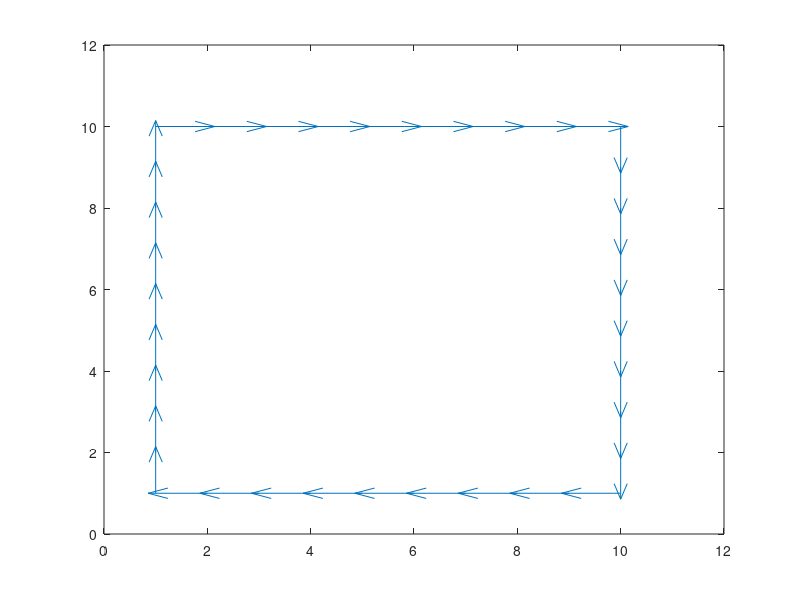
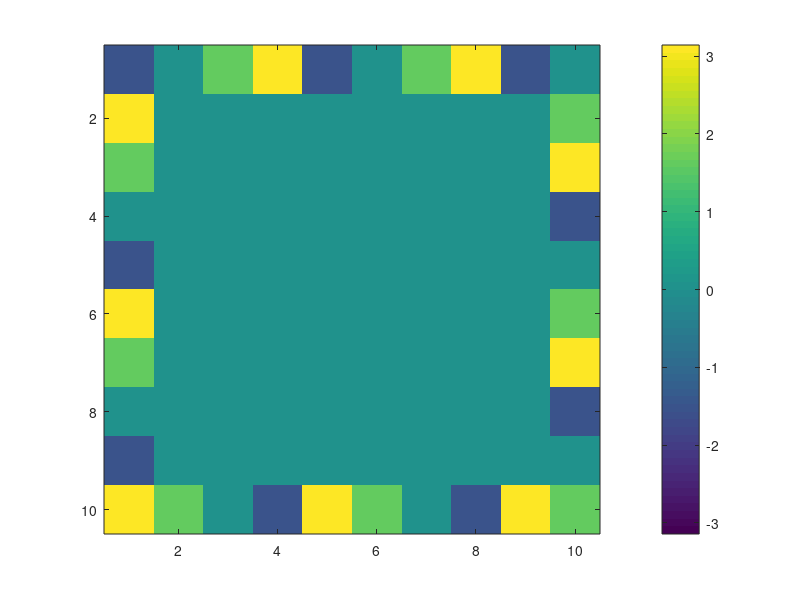
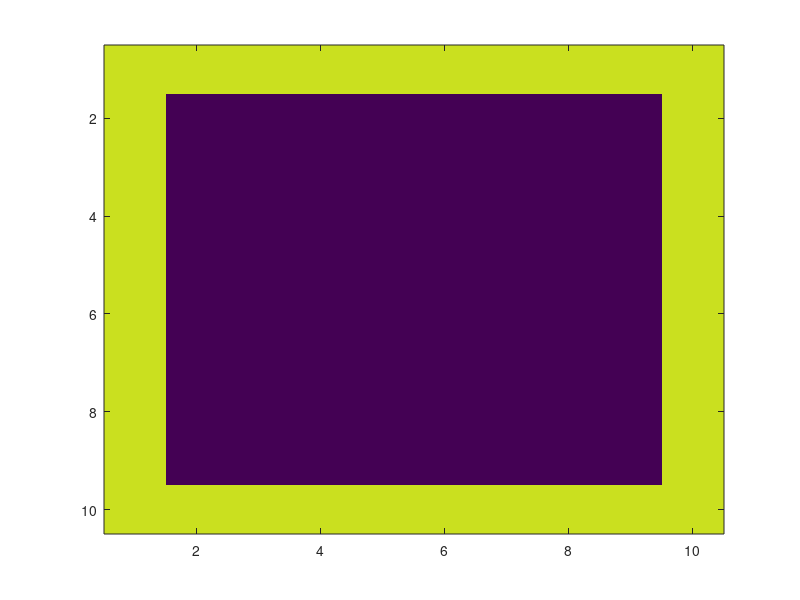
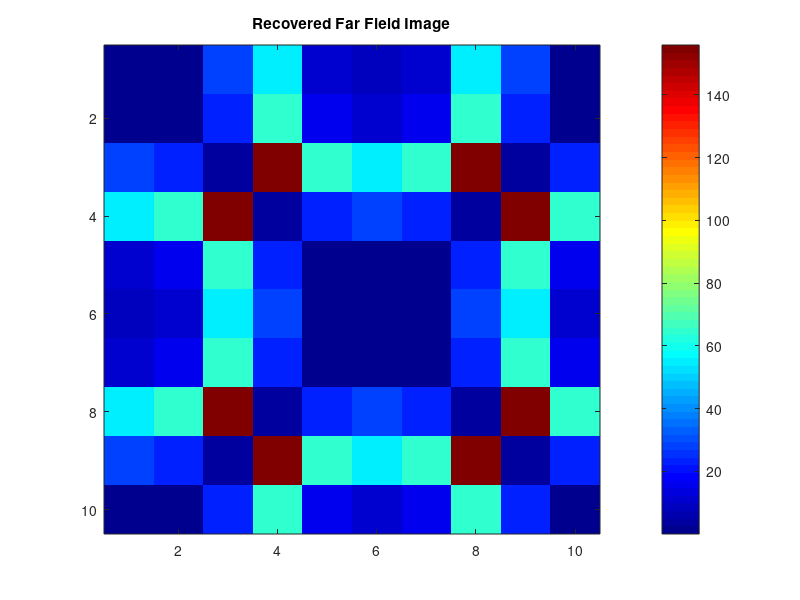

Recreate these plots in MATLAB, in order.
clc
close all
clear all
%% A letter map
A = [0,0,0,0,0,0,0,0,0,0,0,0,0,0,0,0,0,0,0,0;0,0,0,0,0,0,0,0,0,0,0,0,0,0,0,0,0,0,0,0;0,0,0,0,0,0,0,0,0,0,0,0,0,0,0,0,0,0,0,0;0,0,0,0,0,0,0,0,1,1,1,1,0,0,0,0,0,0,0,0;0,0,0,0,0,0,0,1,1,1,1,1,1,0,0,0,0,0,0,0;0,0,0,0,0,0,1,1,0,0,0,0,1,1,0,0,0,0,0,0;0,0,0,0,0,1,1,0,0,0,0,0,0,1,1,0,0,0,0,0;0,0,0,0,1,1,0,0,0,0,0,0,0,0,1,1,0,0,0,0;0,0,0,0,1,1,0,0,0,0,0,0,0,0,1,1,0,0,0,0;0,0,0,0,1,1,0,0,0,0,0,0,0,0,1,1,0,0,0,0;0,0,0,0,1,1,0,0,0,0,0,0,0,0,1,1,0,0,0,0;0,0,0,0,1,1,0,0,0,0,0,0,0,0,1,1,0,0,0,0;0,0,0,0,1,1,1,1,1,1,1,1,1,1,1,1,0,0,0,0;0,0,0,0,1,1,0,0,0,0,0,0,0,0,1,1,0,0,0,0;0,0,0,0,1,1,0,0,0,0,0,0,0,0,1,1,0,0,0,0;0,0,0,0,1,1,0,0,0,0,0,0,0,0,1,1,0,0,0,0;0,0,0,0,1,1,0,0,0,0,0,0,0,0,1,1,0,0,0,0;0,0,0,0,0,0,0,0,0,0,0,0,0,0,0,0,0,0,0,0;0,0,0,0,0,0,0,0,0,0,0,0,0,0,0,0,0,0,0,0;0,0,0,0,0,0,0,0,0,0,0,0,0,0,0,0,0,0,0,0;0,0,0,0,0,0,0,0,0,0,0,0,0,0,0,0,0,0,0,0];

%% A map 40 by 40

A40 = [0,0,0,0,0,0,0,0,0,0,0,0,0,0,0,0,0,0,0,0,0,0,0,0,0,0,0,0,0,0,0,0,0,0,0,0,0,0,0,0;0,0,0,0,0,0,0,0,0,0,0,0,0,0,0,0,0,0,0,0,0,0,0,0,0,0,0,0,0,0,0,0,0,0,0,0,0,0,0,0;0,0,0,0,0,0,0,0,0,0,0,0,0,0,0,0,0,0,0,0,0,0,0,0,0,0,0,0,0,0,0,0,0,0,0,0,0,0,0,0;0,0,0,0,0,0,0,0,0,0,0,0,0,0,0,0,0,0,0,0,0,0,0,0,0,0,0,0,0,0,0,0,0,0,0,0,0,0,0,0;0,0,0,0,0,0,0,0,0,0,0,0,0,1,1,1,1,1,1,1,1,1,1,1,1,1,1,0,0,0,0,0,0,0,0,0,0,0,0,0;0,0,0,0,0,0,0,0,0,0,0,0,1,1,1,1,1,1,1,1,1,1,1,1,1,1,1,1,0,0,0,0,0,0,0,0,0,0,0,0;0,0,0,0,0,0,0,0,0,0,0,1,1,1,1,1,1,1,1,1,1,1,1,1,1,1,1,1,1,0,0,0,0,0,0,0,0,0,0,0;0,0,0,0,0,0,0,0,0,0,0,1,1,1,1,0,0,0,0,0,0,0,0,0,0,1,1,1,1,0,0,0,0,0,0,0,0,0,0,0;0,0,0,0,0,0,0,0,0,0,1,1,1,1,0,0,0,0,0,0,0,0,0,0,0,0,1,1,1,1,0,0,0,0,0,0,0,0,0,0;0,0,0,0,0,0,0,0,0,0,1,1,1,1,0,0,0,0,0,0,0,0,0,0,0,0,1,1,1,1,0,0,0,0,0,0,0,0,0,0;0,0,0,0,0,0,0,0,0,1,1,1,1,0,0,0,0,0,0,0,0,0,0,0,0,0,0,1,1,1,1,0,0,0,0,0,0,0,0,0;0,0,0,0,0,0,0,0,0,1,1,1,1,0,0,0,0,0,0,0,0,0,0,0,0,0,0,1,1,1,1,0,0,0,0,0,0,0,0,0;0,0,0,0,0,0,0,0,1,1,1,1,0,0,0,0,0,0,0,0,0,0,0,0,0,0,0,0,1,1,1,1,0,0,0,0,0,0,0,0;0,0,0,0,0,0,0,0,1,1,1,1,0,0,0,0,0,0,0,0,0,0,0,0,0,0,0,0,1,1,1,1,0,0,0,0,0,0,0,0;0,0,0,0,0,0,0,1,1,1,1,0,0,0,0,0,0,0,0,0,0,0,0,0,0,0,0,0,0,1,1,1,1,0,0,0,0,0,0,0;0,0,0,0,0,0,0,1,1,1,1,0,0,0,0,0,0,0,0,0,0,0,0,0,0,0,0,0,0,1,1,1,1,0,0,0,0,0,0,0;0,0,0,0,0,0,1,1,1,1,0,0,0,0,0,0,0,0,0,0,0,0,0,0,0,0,0,0,0,0,1,1,1,1,0,0,0,0,0,0;0,0,0,0,0,0,1,1,1,1,0,0,0,0,0,0,0,0,0,0,0,0,0,0,0,0,0,0,0,0,1,1,1,1,0,0,0,0,0,0;0,0,0,0,0,0,1,1,1,1,0,0,0,0,0,0,0,0,0,0,0,0,0,0,0,0,0,0,0,0,1,1,1,1,0,0,0,0,0,0;0,0,0,0,0,0,1,1,1,1,0,0,0,0,0,0,0,0,0,0,0,0,0,0,0,0,0,0,0,0,1,1,1,1,0,0,0,0,0,0;0,0,0,0,0,0,1,1,1,1,0,0,0,0,0,0,0,0,0,0,0,0,0,0,0,0,0,0,0,0,1,1,1,1,0,0,0,0,0,0;0,0,0,0,0,0,1,1,1,1,0,0,0,0,0,0,0,0,0,0,0,0,0,0,0,0,0,0,0,0,1,1,1,1,0,0,0,0,0,0;0,0,0,0,0,0,1,1,1,1,0,0,0,0,0,0,0,0,0,0,0,0,0,0,0,0,0,0,0,0,1,1,1,1,0,0,0,0,0,0;0,0,0,0,0,0,1,1,1,1,1,1,1,1,1,1,1,1,1,1,1,1,1,1,1,1,1,1,1,1,1,1,1,1,0,0,0,0,0,0;0,0,0,0,0,0,1,1,1,1,1,1,1,1,1,1,1,1,1,1,1,1,1,1,1,1,1,1,1,1,1,1,1,1,0,0,0,0,0,0;0,0,0,0,0,0,1,1,1,1,1,1,1,1,1,1,1,1,1,1,1,1,1,1,1,1,1,1,1,1,1,1,1,1,0,0,0,0,0,0;0,0,0,0,0,0,1,1,1,1,0,0,0,0,0,0,0,0,0,0,0,0,0,0,0,0,0,0,0,0,1,1,1,1,0,0,0,0,0,0;0,0,0,0,0,0,1,1,1,1,0,0,0,0,0,0,0,0,0,0,0,0,0,0,0,0,0,0,0,0,1,1,1,1,0,0,0,0,0,0;0,0,0,0,0,0,1,1,1,1,0,0,0,0,0,0,0,0,0,0,0,0,0,0,0,0,0,0,0,0,1,1,1,1,0,0,0,0,0,0;0,0,0,0,0,0,1,1,1,1,0,0,0,0,0,0,0,0,0,0,0,0,0,0,0,0,0,0,0,0,1,1,1,1,0,0,0,0,0,0;0,0,0,0,0,0,1,1,1,1,0,0,0,0,0,0,0,0,0,0,0,0,0,0,0,0,0,0,0,0,1,1,1,1,0,0,0,0,0,0;0,0,0,0,0,0,1,1,1,1,0,0,0,0,0,0,0,0,0,0,0,0,0,0,0,0,0,0,0,0,1,1,1,1,0,0,0,0,0,0;0,0,0,0,0,0,1,1,1,1,0,0,0,0,0,0,0,0,0,0,0,0,0,0,0,0,0,0,0,0,1,1,1,1,0,0,0,0,0,0;0,0,0,0,0,0,1,1,1,1,0,0,0,0,0,0,0,0,0,0,0,0,0,0,0,0,0,0,0,0,1,1,1,1,0,0,0,0,0,0;0,0,0,0,0,0,1,1,1,1,0,0,0,0,0,0,0,0,0,0,0,0,0,0,0,0,0,0,0,0,1,1,1,1,0,0,0,0,0,0;0,0,0,0,0,0,0,0,0,0,0,0,0,0,0,0,0,0,0,0,0,0,0,0,0,0,0,0,0,0,0,0,0,0,0,0,0,0,0,0;0,0,0,0,0,0,0,0,0,0,0,0,0,0,0,0,0,0,0,0,0,0,0,0,0,0,0,0,0,0,0,0,0,0,0,0,0,0,0,0;0,0,0,0,0,0,0,0,0,0,0,0,0,0,0,0,0,0,0,0,0,0,0,0,0,0,0,0,0,0,0,0,0,0,0,0,0,0,0,0;0,0,0,0,0,0,0,0,0,0,0,0,0,0,0,0,0,0,0,0,0,0,0,0,0,0,0,0,0,0,0,0,0,0,0,0,0,0,0,0;0,0,0,0,0,0,0,0,0,0,0,0,0,0,0,0,0,0,0,0,0,0,0,0,0,0,0,0,0,0,0,0,0,0,0,0,0,0,0,0];

%% B letter map
B = [0,0,0,0,0,0,0,0,0,0,0,0,0,0,0,0,0,0,0,0;0,0,0,0,0,0,0,0,0,0,0,0,0,0,0,0,0,0,0,0;0,0,0,0,0,0,0,0,0,0,0,0,0,0,0,0,0,0,0,0;0,0,0,0,1,1,1,1,1,1,1,1,1,0,0,0,0,0,0,0;0,0,0,0,1,1,1,1,1,1,1,1,1,1,0,0,0,0,0,0;0,0,0,0,1,1,0,0,0,0,0,0,0,1,1,0,0,0,0,0;0,0,0,0,1,1,0,0,0,0,0,0,0,1,1,0,0,0,0,0;0,0,0,0,1,1,0,0,0,0,0,0,0,1,1,0,0,0,0,0;0,0,0,0,1,1,0,0,0,0,0,0,0,1,1,0,0,0,0,0;0,0,0,0,1,1,1,1,1,1,1,1,1,1,0,0,0,0,0,0;0,0,0,0,1,1,1,1,1,1,1,1,1,1,0,0,0,0,0,0;0,0,0,0,1,1,0,0,0,0,0,0,0,1,1,0,0,0,0,0;0,0,0,0,1,1,0,0,0,0,0,0,0,1,1,0,0,0,0,0;0,0,0,0,1,1,0,0,0,0,0,0,0,1,1,0,0,0,0,0;0,0,0,0,1,1,0,0,0,0,0,0,0,1,1,0,0,0,0,0;0,0,0,0,1,1,1,1,1,1,1,1,1,1,0,0,0,0,0,0;0,0,0,0,1,1,1,1,1,1,1,1,1,0,0,0,0,0,0,0;0,0,0,0,0,0,0,0,0,0,0,0,0,0,0,0,0,0,0,0;0,0,0,0,0,0,0,0,0,0,0,0,0,0,0,0,0,0,0,0;0,0,0,0,0,0,0,0,0,0,0,0,0,0,0,0,0,0,0,0;0,0,0,0,0,0,0,0,0,0,0,0,0,0,0,0,0,0,0,0];

%% C letter map
C = [0,0,0,0,0,0,0,0,0,0,0,0,0,0,0,0,0,0,0,0;0,0,0,0,0,0,0,0,0,0,0,0,0,0,0,0,0,0,0,0;0,0,0,0,0,0,0,0,0,0,0,0,0,0,0,0,0,0,0,0;0,0,0,0,0,0,1,1,1,1,1,1,1,0,0,0,0,0,0,0;0,0,0,0,0,1,1,1,1,1,1,1,1,1,0,0,0,0,0,0;0,0,0,0,1,1,0,0,0,0,0,0,0,1,1,0,0,0,0,0;0,0,0,1,1,0,0,0,0,0,0,0,0,1,1,0,0,0,0,0;0,0,0,1,1,0,0,0,0,0,0,0,0,0,0,0,0,0,0,0;0,0,0,1,1,0,0,0,0,0,0,0,0,0,0,0,0,0,0,0;0,0,0,1,1,0,0,0,0,0,0,0,0,0,0,0,0,0,0,0;0,0,0,1,1,0,0,0,0,0,0,0,0,0,0,0,0,0,0,0;0,0,0,1,1,0,0,0,0,0,0,0,0,0,0,0,0,0,0,0;0,0,0,1,1,0,0,0,0,0,0,0,0,0,0,0,0,0,0,0;0,0,0,1,1,1,0,0,0,0,0,0,0,0,0,0,0,0,0,0;0,0,0,0,1,1,0,0,0,0,0,0,0,1,1,0,0,0,0,0;0,0,0,0,0,1,1,1,1,1,1,1,1,1,0,0,0,0,0,0;0,0,0,0,0,0,1,1,1,1,1,1,1,0,0,0,0,0,0,0;0,0,0,0,0,0,0,0,0,0,0,0,0,0,0,0,0,0,0,0;0,0,0,0,0,0,0,0,0,0,0,0,0,0,0,0,0,0,0,0;0,0,0,0,0,0,0,0,0,0,0,0,0,0,0,0,0,0,0,0;0,0,0,0,0,0,0,0,0,0,0,0,0,0,0,0,0,0,0,0];

codes = [1,1,1,2,1,1,1,2,1,1,1,1,1,1,2,1,2,1,1,2;3,2,4,2,3,2,4,2,3,2,4,4,4,4,2,3,1,3,2,4;3,2,3,2,3,2,3,1,3,1,1,1,2,3,2,3,4,4,1,2;3,2,3,2,3,4,3,4,2,4,4,4,2,3,2,1,2,3,2,4;3,2,3,1,1,1,1,3,1,2,1,3,2,3,2,3,2,3,1,2;3,2,3,2,4,4,4,2,4,2,3,4,2,3,2,3,2,3,0,2;3,2,3,2,1,2,3,2,3,2,1,3,2,3,2,3,2,3,4,2;3,2,3,2,3,2,3,2,3,2,3,4,4,3,2,3,1,1,3,2;3,2,3,2,3,2,3,2,3,1,1,1,2,3,2,3,2,4,2,4;3,2,3,2,3,2,3,4,3,4,2,4,2,3,2,3,2,3,1,2;3,2,3,2,3,1,2,1,2,3,4,3,4,3,2,3,2,3,2,4;3,2,3,2,3,4,2,3,1,1,1,2,1,3,2,3,4,3,1,2;3,2,3,2,1,3,2,3,2,4,4,2,3,4,1,1,1,3,2,4;3,2,3,2,3,2,4,3,1,2,3,2,1,3,2,4,2,4,1,2;3,2,3,2,3,1,2,3,2,4,3,2,3,4,4,3,4,3,4,2;3,2,3,2,3,4,2,3,1,2,3,2,1,1,1,1,1,2,3,2;3,2,3,1,1,3,2,3,2,4,3,2,3,4,4,4,4,2,3,2;3,2,3,2,4,4,4,3,1,2,3,1,1,1,1,1,3,2,3,2;3,2,3,1,1,1,2,3,2,4,3,4,4,4,4,4,4,4,3,2;3,2,3,4,2,4,2,3,1,1,1,1,1,1,1,1,1,1,3,2;3,4,0,3,4,3,4,3,4,4,4,4,4,4,4,4,4,4,4,4];

codes = [1,1,2,1,2,1,2,1,2,1,2,1,2,1,2,1,2,1,2,0;3,2,4,3,1,3,1,3,1,3,1,3,1,3,1,3,1,3,1,2;3,1,2,3,4,2,4,2,4,2,4,2,4,2,4,2,4,2,4,2;3,2,4,1,3,2,3,4,3,4,3,4,3,4,3,4,3,4,3,4;3,1,2,3,4,1,2,1,2,1,2,1,2,1,2,1,2,1,2,0;3,2,4,1,3,2,4,3,1,3,1,3,1,3,1,3,1,3,1,2;3,1,2,3,4,1,2,3,4,2,4,2,4,2,4,2,4,2,4,2;3,2,4,1,3,2,4,1,3,2,3,4,3,4,3,4,3,4,3,4;3,1,2,3,4,1,2,3,4,2,1,2,1,2,1,2,1,2,1,2;3,2,4,1,3,2,4,1,3,1,3,1,3,1,3,1,3,1,3,2;3,1,2,3,4,1,2,3,4,2,4,2,4,2,4,2,4,2,4,2;3,2,4,1,3,2,4,1,3,2,3,4,3,4,3,4,3,4,3,4;3,1,2,3,4,1,2,3,4,2,1,2,1,2,1,2,1,2,1,2;3,2,4,1,3,2,4,1,3,1,3,1,3,1,3,1,3,1,3,2;3,1,2,3,4,1,2,3,4,2,4,2,4,2,4,2,4,2,4,2;3,2,4,1,3,2,4,1,3,2,3,4,3,4,3,4,3,4,3,4;3,1,2,3,4,1,2,3,4,2,1,2,1,2,1,2,1,2,1,2;3,2,4,1,3,2,4,1,3,1,3,1,3,1,3,1,3,1,3,2;3,1,2,3,4,1,2,3,4,2,4,2,4,2,4,2,4,2,4,2;3,4,1,1,3,0,1,1,3,2,3,4,3,4,3,4,3,4,3,4;0,3,4,4,4,4,4,4,4,4,0,0,0,0,0,0,0,0,0,0];

codes = [1,1,1,1,1,1,1,1,1,1,1,1,1,1,1,1,1,1,1,1,1,1,1,1,1,1,1,1,1,1,1,1,1,1,1,1,1,1,1,2;3,2,4,4,4,4,4,4,4,4,4,4,4,4,4,4,4,4,4,4,4,4,4,4,4,4,4,4,4,4,4,4,4,4,4,4,4,4,4,4;3,1,1,1,1,1,1,1,1,1,1,1,1,1,1,1,1,1,1,1,1,1,1,1,1,1,1,1,1,1,1,1,1,1,1,1,1,1,1,2;3,2,4,4,4,4,4,4,4,4,4,4,4,4,4,4,4,4,4,4,4,4,4,4,4,4,4,4,4,4,4,4,4,4,4,4,4,4,4,4;3,1,1,1,1,1,1,1,1,1,1,1,1,1,1,1,1,1,1,1,1,1,1,1,1,1,1,1,1,1,1,1,1,1,1,1,1,1,1,2;3,2,4,4,4,4,4,4,4,4,4,4,4,4,4,4,4,4,4,4,4,4,4,4,4,4,4,4,4,4,4,4,4,4,4,4,4,4,4,4;3,1,1,1,1,1,1,1,1,1,1,1,1,1,1,1,1,1,1,1,1,1,1,1,1,1,1,1,1,1,1,1,1,1,1,1,1,1,1,2;3,2,4,4,4,4,4,4,4,4,4,4,4,4,4,4,4,4,4,4,4,4,4,4,4,4,4,4,4,4,4,4,4,4,4,4,4,4,4,4;3,1,1,1,1,1,1,1,1,1,1,1,1,1,1,1,1,1,1,1,1,1,1,1,1,1,1,1,1,1,1,1,1,1,1,1,1,1,1,2;3,2,4,4,4,4,4,4,4,4,4,4,4,4,4,4,4,4,4,4,4,4,4,4,4,4,4,4,4,4,4,4,4,4,4,4,4,4,4,4;3,1,1,1,1,1,1,1,1,1,1,1,1,1,1,1,1,1,1,1,1,1,1,1,1,1,1,1,1,1,1,1,1,1,1,1,1,1,1,2;3,2,4,4,4,4,4,4,4,4,4,4,4,4,4,4,4,4,4,4,4,4,4,4,4,4,4,4,4,4,4,4,4,4,4,4,4,4,4,4;3,1,1,1,1,1,1,1,1,1,1,1,1,1,1,1,1,1,1,1,1,1,1,1,1,1,1,1,1,1,1,1,1,1,1,1,1,1,1,2;3,2,4,4,4,4,4,4,4,4,4,4,4,4,4,4,4,4,4,4,4,4,4,4,4,4,4,4,4,4,4,4,4,4,4,4,4,4,4,4;3,1,1,1,1,1,1,1,1,1,1,1,1,1,1,1,1,1,1,1,1,1,1,1,1,1,1,1,1,1,1,1,1,1,1,1,1,1,1,2;3,2,4,4,4,4,4,4,4,4,4,4,4,4,4,4,4,4,4,4,4,4,4,4,4,4,4,4,4,4,4,4,4,4,4,4,4,4,4,4;3,1,1,1,1,1,1,1,1,1,1,1,1,1,1,1,1,1,1,1,1,1,1,1,1,1,1,1,1,1,1,1,1,1,1,1,1,1,1,2;3,2,4,4,4,4,4,4,4,4,4,4,4,4,4,4,4,4,4,4,4,4,4,4,4,4,4,4,4,4,4,4,4,4,4,4,4,4,4,4;3,1,1,1,1,1,1,1,1,1,1,1,1,1,1,1,1,1,1,1,1,1,1,1,1,1,1,1,1,1,1,1,1,1,1,1,1,1,1,2;3,2,4,4,4,4,4,4,4,4,4,4,4,4,4,4,4,4,4,4,4,4,4,4,4,4,4,4,4,4,4,4,4,4,4,4,4,4,4,4;3,1,1,1,1,1,1,1,1,1,1,1,1,1,1,1,1,1,1,1,1,1,1,1,1,1,1,1,1,1,1,1,1,1,1,1,1,1,1,2;3,2,4,4,4,4,4,4,4,4,4,4,4,4,4,4,4,4,4,4,4,4,4,4,4,4,4,4,4,4,4,4,4,4,4,4,4,4,4,4;3,1,1,1,1,1,1,1,1,1,1,1,1,1,1,1,1,1,1,1,1,1,1,1,1,1,1,1,1,1,1,1,1,1,1,1,1,1,1,2;3,2,4,4,4,4,4,4,4,4,4,4,4,4,4,4,4,4,4,4,4,4,4,4,4,4,4,4,4,4,4,4,4,4,4,4,4,4,4,4;3,1,1,1,1,1,1,1,1,1,1,1,1,1,1,1,1,1,1,1,1,1,1,1,1,1,1,1,1,1,1,1,1,1,1,1,1,1,1,2;3,2,4,4,4,4,4,4,4,4,4,4,4,4,4,4,4,4,4,4,4,4,4,4,4,4,4,4,4,4,4,4,4,4,4,4,4,4,4,4;3,1,1,1,1,1,1,1,1,1,1,1,1,1,1,1,1,1,1,1,1,1,1,1,1,1,1,1,1,1,1,1,1,1,1,1,1,1,1,2;3,2,4,4,4,4,4,4,4,4,4,4,4,4,4,4,4,4,4,4,4,4,4,4,4,4,4,4,4,4,4,4,4,4,4,4,4,4,4,4;3,1,1,1,1,1,1,1,1,1,1,1,1,1,1,1,1,1,1,1,1,1,1,1,1,1,1,1,1,1,1,1,1,1,1,1,1,1,1,2;3,2,4,4,4,4,4,4,4,4,4,4,4,4,4,4,4,4,4,4,4,4,4,4,4,4,4,4,4,4,4,4,4,4,4,4,4,4,4,4;3,1,1,1,1,1,1,1,1,1,1,1,1,1,1,1,1,1,1,1,1,1,1,1,1,1,1,1,1,1,1,1,1,1,1,1,1,1,1,2;3,2,4,4,4,4,4,4,4,4,4,4,4,4,4,4,4,4,4,4,4,4,4,4,4,4,4,4,4,4,4,4,4,4,4,4,4,4,4,4;3,1,1,1,1,1,1,1,1,1,1,1,1,1,1,1,1,1,1,1,1,1,1,1,1,1,1,1,1,1,1,1,1,1,1,1,1,1,1,2;3,2,4,4,4,4,4,4,4,4,4,4,4,4,4,4,4,4,4,4,4,4,4,4,4,4,4,4,4,4,4,4,4,4,4,4,4,4,4,4;3,1,1,1,1,1,1,1,1,1,1,1,1,1,1,1,1,1,1,1,1,1,1,1,1,1,1,1,1,1,1,1,1,1,1,1,1,1,1,2;3,2,4,4,4,4,4,4,4,4,4,4,4,4,4,4,4,4,4,4,4,4,4,4,4,4,4,4,4,4,4,4,4,4,4,4,4,4,4,4;3,1,1,1,1,1,1,1,1,1,1,1,1,1,1,1,1,1,1,1,1,1,1,1,1,1,1,1,1,1,1,1,1,1,1,1,1,1,1,2;3,2,4,4,4,4,4,4,4,4,4,4,4,4,4,4,4,4,4,4,4,4,4,4,4,4,4,4,4,4,4,4,4,4,4,4,4,4,4,4;3,1,1,1,1,1,1,1,1,1,1,1,1,1,1,1,1,1,1,1,1,1,1,1,1,1,1,1,1,1,1,1,1,1,1,1,1,1,1,2;3,4,4,4,4,4,4,4,4,4,4,4,4,4,4,4,4,4,4,4,4,4,4,4,4,4,4,4,4,4,4,4,4,4,4,4,4,4,4,4];

codes = [1,1,1,1,1,1,2,1,1,1,1,1,1,1,1,1,1,1,1,1,1,1,1,1,1,1,1,1,1,1,1,1,1,1,1,1,1,1,1,2;3,2,4,4,2,4,2,3,4,2,4,4,4,2,4,2,4,4,4,2,4,2,4,4,4,2,4,2,4,4,4,2,4,2,4,4,4,2,4,2;3,1,2,3,2,3,2,1,3,1,1,2,3,4,3,1,1,2,3,4,3,1,1,2,3,4,3,1,1,2,3,4,3,1,1,2,3,4,3,2;3,2,4,3,4,3,2,3,2,4,4,4,1,1,3,2,4,4,1,2,3,4,4,4,1,1,3,2,4,4,1,2,3,4,4,4,1,1,3,2;3,1,1,1,2,3,2,3,2,1,1,1,3,2,4,1,1,1,3,1,2,1,1,1,3,2,4,1,1,1,3,1,2,1,1,1,3,2,4,2;3,2,4,4,4,3,4,3,2,3,4,4,4,4,3,2,4,4,4,4,4,3,4,4,4,4,3,2,4,4,4,4,4,3,4,4,4,4,3,2;3,1,1,1,1,1,2,3,2,1,2,1,1,2,3,2,1,1,1,1,2,1,2,1,1,2,3,2,1,1,1,1,2,1,1,1,2,1,3,2;3,2,4,4,2,4,2,3,2,3,2,3,2,4,3,2,3,4,4,2,4,3,2,3,2,4,3,2,3,4,4,2,4,3,2,4,4,3,4,2;3,1,2,3,2,3,2,3,2,3,1,3,2,1,3,2,1,1,3,1,2,3,1,3,2,1,3,2,1,1,3,1,2,3,1,1,1,1,3,2;3,2,4,3,4,3,2,3,2,3,4,2,4,3,4,1,3,2,4,4,4,3,4,2,4,3,4,1,3,2,4,4,4,3,4,2,4,4,4,2;3,1,1,1,2,3,2,3,2,1,3,1,1,1,3,2,4,1,1,1,2,1,3,1,1,1,3,2,4,1,1,1,2,1,3,1,1,2,3,2;3,2,4,4,4,3,4,3,2,3,4,4,4,4,4,2,3,4,4,4,4,3,4,4,4,4,4,2,3,4,4,4,4,3,4,4,4,4,3,2;3,1,1,1,1,1,2,3,2,1,2,1,1,2,3,2,1,1,1,1,2,1,2,1,1,2,3,2,1,1,1,1,2,1,1,1,2,1,3,2;3,2,4,4,2,4,2,3,2,3,2,3,2,4,3,2,3,4,4,2,4,3,2,3,2,4,3,2,3,4,4,2,4,3,2,4,4,3,4,2;3,1,2,3,2,3,2,3,2,3,1,3,2,1,3,2,1,1,3,1,2,3,1,3,2,1,3,2,1,1,3,1,2,3,1,1,1,1,3,2;3,2,4,3,4,3,2,3,2,3,4,2,4,3,4,1,3,2,4,4,4,3,4,2,4,3,4,1,3,2,4,4,4,3,4,2,4,4,4,2;3,1,1,1,2,3,2,3,2,1,3,1,1,1,3,2,4,1,1,1,2,1,3,1,1,1,3,2,4,1,1,1,2,1,3,1,1,2,3,2;3,2,4,4,4,3,4,3,2,3,4,4,4,4,4,2,3,4,4,4,4,3,4,4,4,4,4,2,3,4,4,4,4,3,4,4,4,4,3,2;3,1,1,1,1,1,2,3,2,1,2,1,1,2,3,2,1,1,1,1,2,1,2,1,1,2,3,2,1,1,1,1,2,1,1,1,2,1,3,2;3,2,4,4,2,4,2,3,2,3,2,3,2,4,3,2,3,4,4,2,4,3,2,3,2,4,3,2,3,4,4,2,4,3,2,4,4,3,4,2;3,1,2,3,2,3,2,3,2,3,1,3,2,1,3,2,1,1,3,1,2,3,1,3,2,1,3,2,1,1,3,1,2,3,1,1,1,1,3,2;3,2,4,3,4,3,2,3,2,3,4,2,4,3,4,1,3,2,4,4,4,3,4,2,4,3,4,1,3,2,4,4,4,3,4,2,4,4,4,2;3,1,1,1,2,3,2,3,2,1,3,1,1,1,3,2,4,1,1,1,2,1,3,1,1,1,3,2,4,1,1,1,2,1,3,1,1,2,3,2;3,2,4,4,4,3,4,3,2,3,4,4,4,4,4,2,3,4,4,4,4,3,4,4,4,4,4,2,3,4,4,4,4,3,4,4,4,4,3,2;3,1,1,1,1,1,2,3,2,1,2,1,1,2,3,2,1,1,1,1,2,1,2,1,1,2,3,2,1,1,1,1,2,1,1,1,2,1,3,2;3,2,4,4,2,4,2,3,2,3,2,3,2,4,3,2,3,4,4,2,4,3,2,3,2,4,3,2,3,4,4,2,4,3,2,4,4,3,4,2;3,1,2,3,2,3,2,3,2,3,1,3,2,1,3,2,1,1,3,1,2,3,1,3,2,1,3,2,1,1,3,1,2,3,1,1,1,1,3,2;3,2,4,3,4,3,2,3,2,3,4,2,4,3,4,1,3,2,4,4,4,3,4,2,4,3,4,1,3,2,4,4,4,3,4,2,4,4,4,2;3,1,1,1,2,3,2,3,2,1,3,1,1,1,3,2,4,1,1,1,2,1,3,1,1,1,3,2,4,1,1,1,2,1,3,1,1,2,3,2;3,2,4,4,4,3,4,3,2,3,4,4,4,4,4,2,3,4,4,4,4,3,4,4,4,4,4,2,3,4,4,4,4,3,4,4,4,4,3,2;3,1,1,1,1,1,2,3,2,1,2,1,1,2,3,2,1,1,1,1,2,1,2,1,1,2,3,2,1,1,1,1,2,1,1,1,2,1,3,2;3,2,4,4,2,4,2,3,2,3,2,3,2,4,3,2,3,4,4,2,4,3,2,3,2,4,3,2,3,4,4,2,4,3,2,4,4,3,4,2;3,1,2,3,2,3,2,3,2,3,1,3,2,1,3,2,1,1,3,1,2,3,1,3,2,1,3,2,1,1,3,1,2,3,1,1,1,1,3,2;3,2,4,3,4,3,2,3,2,3,4,2,4,3,4,1,3,2,4,4,4,3,4,2,4,3,4,1,3,2,4,4,4,3,4,2,4,4,4,2;3,1,1,1,2,3,2,3,2,1,3,1,1,1,3,2,4,1,1,1,2,1,3,1,1,1,3,2,4,1,1,1,2,1,3,1,1,2,3,2;3,2,4,4,4,3,4,3,4,3,4,4,4,4,4,4,3,4,4,4,4,3,4,4,4,4,4,4,3,4,4,4,4,3,4,4,4,4,3,2;3,2,1,2,1,1,1,2,1,2,1,1,1,2,1,2,1,1,1,2,1,2,1,1,1,2,1,2,1,1,1,2,1,2,1,1,1,2,3,2;3,2,3,2,3,4,4,2,3,2,3,4,4,2,3,2,3,4,4,2,3,2,3,4,4,2,3,2,3,4,4,2,3,2,3,4,4,2,3,2;3,1,3,1,1,1,3,1,3,1,1,1,3,1,3,1,1,1,3,1,3,1,1,1,3,1,3,1,1,1,3,1,3,1,1,1,3,1,3,2;3,4,4,4,4,4,4,4,4,4,4,4,4,4,4,4,4,4,4,4,4,4,4,4,4,4,4,4,4,4,4,4,4,4,4,4,4,4,4,4];

codes = [2,4,4,4,4,4,3,0,0,0,0,0,0,0,0,0,0,0,0,0;1,2,1,1,1,2,3,2,4,4,2,4,2,4,2,4,2,4,2,4;2,4,3,4,2,4,3,1,2,3,4,3,4,3,4,3,4,3,4,3;1,2,1,3,1,2,3,2,4,1,1,1,1,1,1,1,1,2,1,3;2,4,3,4,2,4,3,1,2,3,4,4,2,4,4,4,2,4,3,4;1,2,1,3,1,2,3,2,4,1,1,3,1,2,1,3,1,2,1,3;2,4,3,4,2,4,3,1,2,3,4,4,2,4,3,4,2,4,3,4;1,2,1,3,1,2,3,2,4,1,1,3,1,2,1,3,1,2,1,3;2,4,3,4,2,4,3,1,2,3,4,4,2,4,3,4,2,4,3,4;1,2,1,3,1,2,3,2,4,1,1,3,1,2,1,3,1,2,1,3;2,4,3,4,2,4,3,1,2,3,4,4,4,4,3,4,2,4,3,4;1,2,1,3,1,2,3,2,4,1,2,1,2,1,2,3,1,2,1,3;2,4,3,4,2,4,3,1,1,3,1,3,1,3,1,3,2,4,3,4;1,2,1,3,1,2,3,4,2,4,2,4,2,4,2,4,1,2,1,3;2,4,3,4,2,4,0,3,4,3,4,3,4,3,4,3,4,4,3,4;1,2,1,3,2,1,2,1,2,1,2,1,2,1,2,1,2,1,2,3;2,4,3,4,1,3,1,3,1,3,1,3,1,3,1,3,1,3,1,3;1,2,1,3,2,4,2,4,2,4,2,4,2,4,2,4,2,4,2,4;2,4,3,4,4,3,4,3,4,3,4,3,4,3,4,3,4,3,4,3;2,1,2,1,2,1,2,1,2,1,2,1,2,1,2,1,2,1,2,3;1,3,1,3,1,3,1,3,1,3,1,3,1,3,1,3,1,3,1,3];

codes = [1,1,1,1,1,1,1,1,2,0,0,0,0,0,0,0,0,1,1,2;3,2,4,4,2,4,4,4,2,1,1,1,1,1,1,1,2,3,4,2;3,1,2,3,1,2,0,3,2,3,2,4,4,4,4,4,2,1,3,2;3,2,4,3,2,4,1,3,2,3,2,1,1,1,1,3,2,3,4,2;3,1,2,3,1,2,3,4,2,3,2,3,4,4,4,4,4,1,3,2;3,2,4,3,4,4,1,3,2,3,2,1,2,1,2,1,2,3,4,2;3,1,1,1,1,2,3,4,2,3,2,3,1,3,1,3,1,1,3,2;3,2,4,4,2,4,1,3,2,3,2,3,4,4,4,4,4,4,4,2;3,1,2,3,1,2,3,4,4,3,1,1,1,1,1,1,1,1,3,2;3,2,4,3,2,4,1,1,2,3,4,2,4,2,4,4,4,4,4,2;3,1,2,3,1,2,3,2,4,0,3,2,3,1,1,1,1,2,3,2;3,2,4,3,4,4,3,2,1,2,3,4,3,2,4,4,4,2,3,2;3,1,1,1,1,2,3,1,3,1,1,1,3,1,1,2,3,2,3,2;3,2,4,4,2,4,3,4,4,4,4,4,4,4,4,4,3,4,3,2;3,1,2,3,1,2,1,1,1,2,1,1,1,1,2,1,1,2,3,2;3,2,4,3,2,4,3,2,4,4,3,3,2,4,4,3,2,4,3,2;3,1,2,3,1,2,3,1,1,2,3,3,1,1,2,3,2,1,3,2;3,2,4,3,4,4,3,2,4,4,3,3,2,4,4,3,2,3,2,4;3,1,1,1,1,1,3,1,1,1,3,3,1,1,1,3,1,3,1,2;3,4,4,4,4,4,4,4,4,4,4,4,4,4,4,4,4,4,4,4];
%% 10by10 1
codes = [1,1,1,2,1,1,1,2,1,2;3,2,4,2,3,2,4,2,3,2;3,2,3,2,3,2,3,1,3,2;3,2,3,2,3,4,3,4,2,4;3,2,3,1,1,1,1,3,1,2;3,2,3,2,4,4,4,2,4,2;3,2,3,1,1,2,3,2,3,2;3,2,3,2,4,2,3,2,3,2;3,2,3,2,3,2,3,2,3,2;3,4,3,4,3,4,3,4,3,4];
%%  8by8
codes = [1,1,1,1,1,1,1,1,1,2;3,2,4,4,4,4,4,4,4,4;3,1,1,1,1,1,1,1,1,2;3,2,4,4,4,4,4,4,4,4;3,1,1,1,1,1,1,1,1,2;3,4,4,4,4,4,4,4,4,4;0,0,0,0,0,0,0,0,0,0;0,0,0,0,0,0,0,0,0,0;0,0,0,0,0,0,0,0,0,0;0,0,0,0,0,0,0,0,0,0];

%%  8by8
codes = [1,1,1,1,1,2,0,0,0,0;3,2,4,4,4,4,0,0,0,0;3,1,1,1,1,2,0,0,0,0;3,2,4,4,4,4,0,0,0,0;3,1,1,1,1,2,0,0,0,0;3,4,4,4,4,4,0,0,0,0;0,0,0,0,0,0,0,0,0,0;0,0,0,0,0,0,0,0,0,0;0,0,0,0,0,0,0,0,0,0;0,0,0,0,0,0,0,0,0,0];

%%  8by8
codes = [1,1,1,1,1,2,0,0,0,0;3,0,0,0,2,4,0,0,0,0;3,0,0,0,1,2,0,0,0,0;3,0,0,0,2,4,0,0,0,0;3,0,0,0,1,2,0,0,0,0;3,4,4,4,4,4,0,0,0,0;0,0,0,0,0,0,0,0,0,0;0,0,0,0,0,0,0,0,0,0;0,0,0,0,0,0,0,0,0,0;0,0,0,0,0,0,0,0,0,0];

%%  8by8
codes = [1,1,1,1,1,2,0,0,0,0;3,0,2,4,4,4,0,0,0,0;3,0,1,1,1,2,0,0,0,0;3,0,2,4,4,4,0,0,0,0;3,0,1,1,1,2,0,0,0,0;3,4,4,4,4,4,0,0,0,0;0,0,0,0,0,0,0,0,0,0;0,0,0,0,0,0,0,0,0,0;0,0,0,0,0,0,0,0,0,0;0,0,0,0,0,0,0,0,0,0];

%%  8by8
codes = [1,1,1,1,1,1,1,1,1,2;3,0,0,0,0,0,0,0,0,2;3,0,0,0,0,0,0,0,0,2;3,0,0,0,0,0,0,0,0,2;3,0,0,0,0,0,0,0,0,2;3,0,0,0,0,0,0,0,0,2;3,0,0,0,0,0,0,0,0,2;3,0,0,0,0,0,0,0,0,2;3,0,0,0,0,0,0,0,0,2;3,4,4,4,4,4,4,4,4,4];

%% 
[M, N] = size(codes);
dx = zeros(M, N);
dy = zeros(M, N);
Amp = zeros(M, N);
Phase = zeros(M, N);

for ii = 1: N
    for jj = 1:M
        
        switch codes(jj, ii)
            case 1
                dx(jj, ii) = 1;
                Amp(jj, ii) = 1;
            case 2 
                dy(jj, ii) = -1;
                Amp(jj, ii) = 1;
            case 3
                dy(jj, ii) = 1;
                Amp(jj, ii) = 1;
            case 4
                dx(jj, ii) = -1;
                Amp(jj, ii) = 1;
        end
        
    end
end


% imwrite(A, 'letterA3_21by20.png')
% imwrite(A40, 'letterA3_40by40.png')
% imwrite(B, 'letterB3_21by20.png')
% imwrite(C, 'letterC3_21by20.png')

%% Generation of one Euler Travel
CurrentPhase = 0;
indX = 1;
indY = 2;
CoordCollec{M * N} = 0;
[coordX, coordY] = meshgrid(1:N, 1:M);

for ii = 1:M * N
    
    CoordCollec{ii} = [indX, indY];
    temptY = indY + dx(indX, indY);
    temptX = indX - dy(indX, indY);
    indY = temptY;
    indX = temptX;
    
        
end


for ii = 1:M * N
    
    indX = CoordCollec{ii}(1);
    indY = CoordCollec{ii}(2);
    Phase(indX, indY) = CurrentPhase; 
    CurrentPhase = CurrentPhase + 2*pi/4;
    if (CurrentPhase > pi)
        CurrentPhase = CurrentPhase - 2*pi;
    end
    
end


figure
quiver(coordX, flipud(coordY), dx, dy);

figure
imagesc(Phase, [-pi, pi])
colorbar

save('Phase.mat','Phase')
% 
% Amp = zeros(M, N);
% Amp(5, 5) = 1;
% Amp(5, 7) = 1;
figure
imagesc(abs(Amp), [0 1.1]);

nearField = abs(Amp) .* (exp(1i * Phase));
Angular_Spectrum = (fft2(fftshift(nearField))); %Near Field
figure
imagesc(abs(Angular_Spectrum).^2);
set(gcf,  'Position', [00, 00, 350, 300])



set(gca,  'FontSize', 10)% Font Size
colormap jet
colorbar
title('Recovered Far Field Image')
